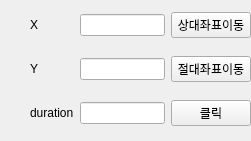
<?xml version="1.0" encoding="UTF-8"?>
<ui version="4.0">
 <class>Form</class>
 <widget class="QWidget" name="Form">
  <property name="geometry">
   <rect>
    <x>0</x>
    <y>0</y>
    <width>251</width>
    <height>141</height>
   </rect>
  </property>
  <property name="windowTitle">
   <string>Form</string>
  </property>
  <widget class="QWidget" name="gridLayoutWidget">
   <property name="geometry">
    <rect>
     <x>0</x>
     <y>0</y>
     <width>251</width>
     <height>141</height>
    </rect>
   </property>
   <layout class="QGridLayout" name="gridLayout">
    <property name="leftMargin">
     <number>30</number>
    </property>
    <item row="0" column="1">
     <widget class="QLineEdit" name="xEdit"/>
    </item>
    <item row="1" column="2">
     <widget class="QPushButton" name="movetobtn">
      <property name="text">
       <string>절대좌표이동</string>
      </property>
     </widget>
    </item>
    <item row="1" column="0">
     <widget class="QLabel" name="label_2">
      <property name="text">
       <string>Y</string>
      </property>
     </widget>
    </item>
    <item row="2" column="1">
     <widget class="QLineEdit" name="duraEdit"/>
    </item>
    <item row="1" column="1">
     <widget class="QLineEdit" name="yEdit"/>
    </item>
    <item row="0" column="0">
     <widget class="QLabel" name="label">
      <property name="text">
       <string>X</string>
      </property>
     </widget>
    </item>
    <item row="2" column="0">
     <widget class="QLabel" name="label_3">
      <property name="text">
       <string>duration</string>
      </property>
      <property name="margin">
       <number>0</number>
      </property>
     </widget>
    </item>
    <item row="0" column="2">
     <widget class="QPushButton" name="movebtn">
      <property name="text">
       <string>상대좌표이동</string>
      </property>
     </widget>
    </item>
    <item row="2" column="2">
     <widget class="QPushButton" name="clickbtn">
      <property name="text">
       <string>클릭</string>
      </property>
     </widget>
    </item>
   </layout>
  </widget>
 </widget>
 <resources/>
 <connections/>
</ui>
